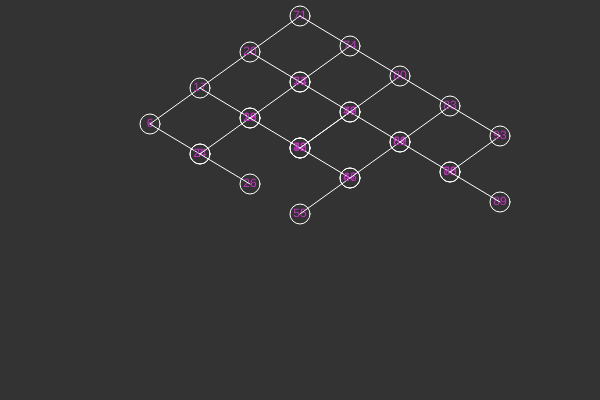
Frame 1 (no input)
Frame 60 (no input): identical to frame 1, image omitted
Frame 120 (the mouse pressed at the canvas centre since frame 60): identical to frame 1, image omitted

The p5.js sketch that drew this single still picture (run headless with seeded random() and noise() and a simulated clock; from frame 60 on, the mouse is pressed at the canvas centre):

// p5.js sketch
// ── sketch.js
var tree

function setup() {
  createCanvas(600, 400)
  background(51)
  textAlign(CENTER,CENTER)

  tree = new Tree()

  for (var i = 0; i < 30; i++) {
    tree.addValue(floor(random(100)))
  }

  tree.traverse()
}

function draw() {
  // background(0)
}

// ── node.js
function Node(val, x, y) {
  this.value = val
  this.left = null
  this.right = null
  this.x = x
  this.y = y

  this.addNode = function(n) {
    if (n.value < this.value) {
      if (this.left == null) {
        this.left = n
        this.left.x = this.x - 50
        this.left.y = this.y + 36
      } else
        this.left.addNode(n)
    } else if (n.value > this.value) {
      if (this.right == null) {
        this.right = n
        this.right.x = this.x + 50
        this.right.y = this.y + 30
      } else
        this.right.addNode(n)
    }
  }

  this.visit = function(parent) {
    if (this.left != null)
      this.left.visit(this)

    fill(200,50,200)
    noStroke()
    text(this.value, this.x, this.y)
    stroke(255)
    noFill()
    ellipse(this.x, this.y, 20)
    line(parent.x, parent.y, this.x, this.y)

    if (this.right != null)
      this.right.visit(this)
  }

  this.search = function(val) {
    if (this.value == val)
      return this

    else if (val < this.value && this.left != null)
      return this.left.search(val)
    else if (val > this.value && this.right != null)
      return this.right.search(val)

    return null
  }
}

// ── tree.js
function Tree() {
  this.root = null

  this.addValue = function(val) {
    var n = new Node(val)
    if (this.root == null) {
      this.root = n
      this.root.x = width/2
      this.root.y = 16
    } else {
      this.root.addNode(n)
    }
  }

  this.traverse = function(){
    this.root.visit(this.root)
  }

  this.search = function(val){
    var found = this.root.search(val)
    return found
  }

}
